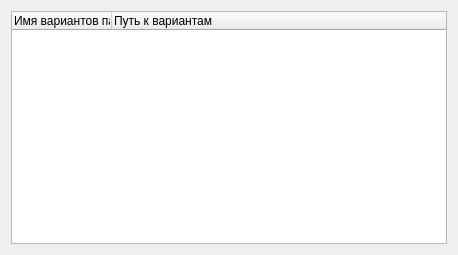
<?xml version="1.0" encoding="UTF-8"?>
<ui version="4.0">
 <class>FormSetting</class>
 <widget class="QWidget" name="FormSetting">
  <property name="geometry">
   <rect>
    <x>0</x>
    <y>0</y>
    <width>458</width>
    <height>255</height>
   </rect>
  </property>
  <property name="windowTitle">
   <string>Содержимое варианта состояния</string>
  </property>
  <layout class="QGridLayout" name="gridLayout">
   <item row="0" column="0">
    <widget class="QTreeWidget" name="treeWidgetSetting">
     <property name="editTriggers">
      <set>QAbstractItemView::NoEditTriggers</set>
     </property>
     <property name="dragDropMode">
      <enum>QAbstractItemView::InternalMove</enum>
     </property>
     <property name="alternatingRowColors">
      <bool>true</bool>
     </property>
     <property name="columnCount">
      <number>2</number>
     </property>
     <attribute name="headerStretchLastSection">
      <bool>true</bool>
     </attribute>
     <attribute name="headerStretchLastSection">
      <bool>true</bool>
     </attribute>
     <column>
      <property name="text">
       <string>Имя вариантов параметров</string>
      </property>
     </column>
     <column>
      <property name="text">
       <string>Путь к вариантам</string>
      </property>
     </column>
    </widget>
   </item>
  </layout>
 </widget>
 <resources/>
 <connections/>
</ui>
